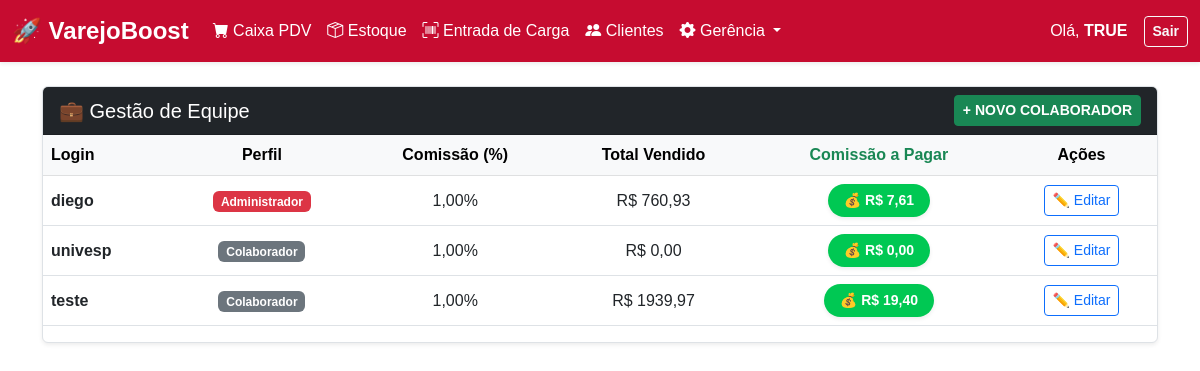
Page /gerencia/colaboradores/ (signed in) on the committed database.
### inventario/models/usuarios/usuario_models.py (models this page shows, shortened)
class Usuarios(models.Model):
    login = models.CharField(max_length=100, unique=True)
    senha = models.CharField(max_length=100)
    perfil = models.CharField(max_length=50, default='Colaborador')
    comissao = models.DecimalField(max_digits=5, decimal_places=2, default=0.00)

### inventario/views/configuracoes/config_views.py (the view)
# urls.py: path('gerencia/colaboradores/', config_views.tela_colaboradores, name='tela_colaboradores'),
def tela_colaboradores(request):
    if 'usuario_logado' not in request.session:
        return redirect('login')
    lista_equipe = Usuarios.objects.all()
    hoje = timezone.now()
    mes_atual = hoje.month
    ano_atual = hoje.year
    for colaborador in lista_equipe:
        vendas_do_mes = Vendas.objects.filter(
            vendedor=colaborador.login,
            status='VENDA',
            data_venda__year=ano_atual,
            data_venda__month=mes_atual
        )
        total_vendido = vendas_do_mes.aggregate(total=Sum('valor_total'))['total'] or 0.0
        comissao_a_pagar = vendas_do_mes.aggregate(total=Sum('valor_comissao'))['total'] or 0.0
        colaborador.total_vendido = float(total_vendido)
        colaborador.comissao_a_pagar = float(comissao_a_pagar)
    return render(request, 'inventario/colaboradores.html', {'equipe': lista_equipe})

### inventario/templates/inventario/colaboradores.html (shortened to what this page needs)
{% extends 'inventario/base.html' %}
{% block content %}
<div class="card shadow-sm border-0">
    <div class="card-header bg-dark text-white d-flex justify-content-between align-items-center">
        <h5 class="mb-0">💼 Gestão de Equipe</h5>
        <button class="btn btn-success btn-sm fw-bold" onclick="abrirModalRH()">+ NOVO COLABORADOR</button>
    </div>
    <div class="table-responsive">
        <table class="table table-hover align-middle text-center">
            <thead class="table-light">
                <tr>
                    <th class="text-start">Login</th>
                    <th>Perfil</th>
                    <th>Comissão (%)</th>
                    <th>Total Vendido</th>
                    <th class="text-success">Comissão a Pagar</th>
                    <th>Ações</th>
                </tr>
            </thead>
            <tbody>
                {% for c in equipe %}
                <tr>
                    <td class="text-start"><strong>{{ c.login }}</strong></td>
                    <td>
                        {% if c.perfil == 'Administrador' %}
                            <span class="badge bg-danger">Administrador</span>
                        {% else %}
                            <span class="badge bg-secondary">Colaborador</span>
                        {% endif %}
                    </td>
                    <td>{{ c.comissao|floatformat:2 }}%</td>
                    <td>R$ {{ c.total_vendido|floatformat:2 }}</td>
                    <td>
                        <a href="{% url 'tela_extrato_comissoes' %}?vendedor={{ c.login }}" class="btn btn-sm text-white fw-bold shadow-sm" style="background-color: #00C853; border-radius: 20px; padding: 5px 15px;" title="Ver Extrato Detalhado">
                            💰 R$ {{ c.comissao_a_pagar|floatformat:2 }}
                        </a>
                    </td>
                    <td>
                        <button class="btn btn-sm btn-outline-primary" title="Editar Colaborador" onclick="editarRH('{{c.id}}', '{{c.login}}', '{{c.perfil}}', '{{c.comissao}}')">
                            ✏️ Editar
                        </button>
                    </td>
                </tr>
                {% endfor %}
            </tbody>
        </table>
    </div>
</div>
{% endblock %}

### inventario/templates/inventario/base.html (style rules this page uses)
body { background-color: #FFFFFF; color: #101820; font-family: sans-serif; }
.card { border: 1px solid #dee2e6 !important; }
.table { color: #101820 !important; }

### rows in the picture
Usuarios: login "diego", perfil "Administrador", comissao "1,00", total_vendido "760,93", comissao_a_pagar "7,61"
Usuarios: login "univesp", perfil "Colaborador", comissao "1,00", total_vendido "0,00", comissao_a_pagar "0,00"
Usuarios: login "teste", perfil "Colaborador", comissao "1,00", total_vendido "1939,97", comissao_a_pagar "19,40"

### other values in the picture
{{ request.session.usuario_logado|upper }} "TRUE"
